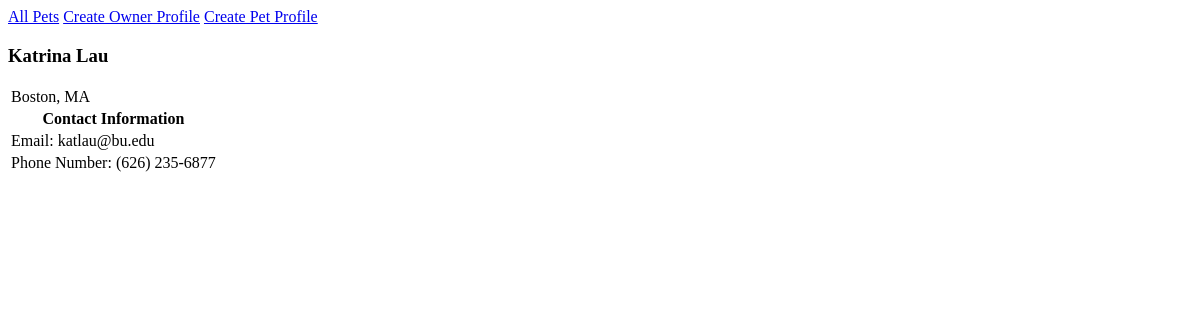
Before: /project/owner/1 with the older database file.
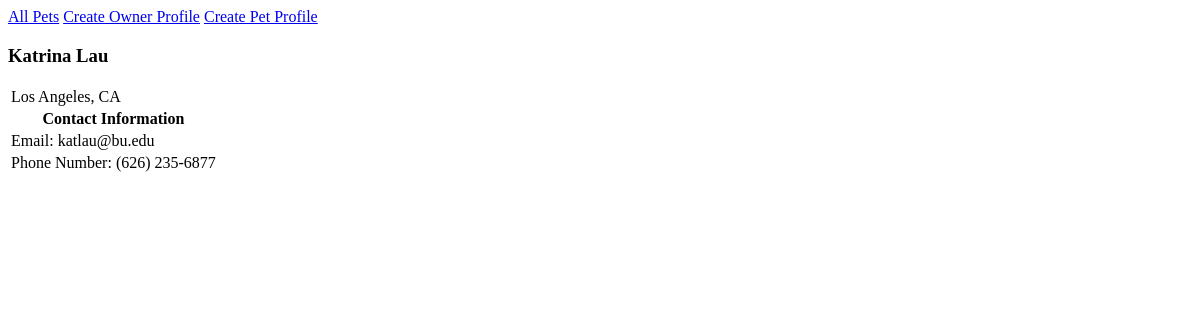
After: the same page with the newer database file.
### project/models.py (models this page shows, shortened)
class Owner(models.Model):
    first_name = models.TextField(blank=True)
    last_name = models.TextField(blank=True)
    email = models.TextField(blank=True)
    city = models.TextField(blank=True)
    phone = models.TextField(blank=True)

### project/views.py (the view)
# urls.py: path('owner/<int:pk>', ShowOwnerPageView.as_view(), name="show_owner_page"),
class ShowOwnerPageView(DetailView):
    model = Owner
    template_name = "project/show_owner_page.html"
    context_object_name = "owner"

### project/templates/project/show_owner_page.html
{% extends 'project/base.html' %}
{% block content %}
<h3>{{owner.first_name}} {{owner.last_name}}</h3>
<table>
    <tr>
        <td>{{owner.city}}</td>
    </tr>
    <th>Contact Information</th>
    <tr>
        <td>Email: {{owner.email}}</td>
    </tr>
    <tr>
        <td>Phone Number: {{owner.phone}}</td>
    </tr>
</table>
{% endblock %}

Changed rows visible on the page:
changed Owner "Katrina": city "Boston, MA" → "Los Angeles, CA"
